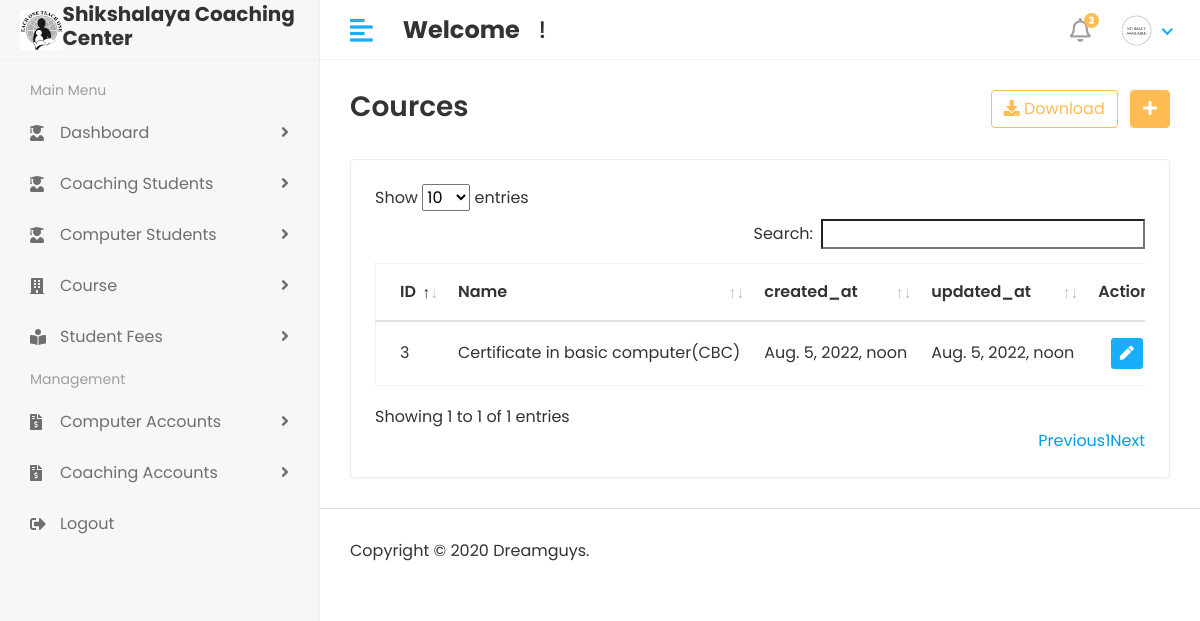
Page /Hod/Computer/Course/View (signed in) on the committed database.
### shikshalaya_computer_app/models.py (models this page shows, shortened)
class Computer_Course(models.Model):
    name = models.CharField(max_length=100)
    created_at = models.DateTimeField(auto_now_add=True)
    updated_at = models.DateTimeField(auto_now=True)

### student_management_system/Hod_views.py (the view)
# urls.py: path('Hod/Computer/Course/View', Hod_views.VIEW_COMPUTER_COURSE, name='view_computer_course'),
@login_required(login_url='/')
def VIEW_COMPUTER_COURSE(request):
    course = Computer_Course.objects.all()
    context = {
        'course': course
    }
    return render(request,'Hod/computer_course_view.html', context)

### templates/Hod/computer_course_view.html (shortened to what this page needs)
{% extends 'base.html' %}
{% block content %}
<div class="content container-fluid">
               <div class="page-header">
                  <div class="row align-items-center">
                     <div class="col">
                        <h3 class="page-title">Cources</h3>
                     </div>
                     <div class="col-auto text-right float-right ml-auto">
                        <a href="#" class="btn btn-outline-primary mr-2"><i class="fas fa-download"></i> Download</a>
                        <a href="add-student.html" class="btn btn-primary"><i class="fas fa-plus"></i></a>
                     </div>
                  </div>
               </div>
               <div class="row">
                  <div class="col-sm-12">
                     <div class="card card-table">
                        <div class="card-body">
                           <div class="table-responsive">
                              <table id="table_id" class="table table-hover table-center mb-0 ">
                                 <thead>
                                    <tr>
                                       <th>ID</th>
                                       <th>Name</th>
                                       <th>created_at</th>
                                       <th>updated_at</th>
                                       <th class="text-right">Action</th>
                                    </tr>
                                 </thead>
                                 <tbody>
                                 {% for i in course %}
                                    <tr>
                                       <td>{{i.id}}</td>
                                        <td>{{i.name}}</td>
                                        <td>{{i.created_at}}</td>
                                        <td>{{i.updated_at}}</td>
                                       <td class="text-right">
                                          <div class="actions">
                                             <a href="{% url 'edit_computer_course'  i.id  %}" class="btn btn-sm bg-success-light mr-2">
                                             <i class="fas fa-pen"></i>
                                             </a>
                                          </div>
                                       </td>
                                    </tr>
                                 {% endfor %}
                                 </tbody>
                              </table>
                           </div>
                        </div>
                     </div>
                  </div>
               </div>
            </div>
{% endblock %}

### static/assets/css/style.css (style rules this page uses)
html { height: 100%; }
body { background-color: #fff; color: #333; font-family: 'Poppins', sans-serif; font-size: 1rem; height: 100%; line-height: 1.5; overflow-x: hidden; }
h1, h2, h3, h4, h5, h6 { font-family: 'Poppins', sans-serif; margin-top: 0; }
.table { color: #333; max-width: 100%; margin-bottom: 0; width: 100%; }
.table.dataTable { border-collapse: collapse !important; border: 1px solid rgba(0, 0, 0, 0.05); }
.table thead tr th { font-weight: 600; }
.table tbody tr { border-bottom: 1px solid rgba(0, 0, 0, 0.05); }
.table.table-center td, .table.table-center th { vertical-align: middle; }
.card-table .card-body .table > thead > tr > th { border-top: 0; }
.card-table .card-body .table tr td:first-child, .card-table .card-body .table tr th:first-child { padding-left: 1.5rem; }
.card-table .card-body .table tr td:last-child, .card-table .card-body .table tr th:last-child { padding-right: 1.5rem; }
.card-table .table td, .card-table .table th { border-top: 1px solid #e2e5e8; padding: 1rem 0.75rem; white-space: nowrap; }
.btn-primary { background-color: #FFBC53; border: 1px solid #FFBC53; }
.btn-outline-primary { color: #FFBC53; border-color: #FFBC53; }
.card { border: 1px solid #ececf5; box-shadow: 0 1px 3px 0 rgba(0, 0, 0, 0.03); margin-bottom: 1.875rem; }
.card-body { padding: 1.5rem; }
.bg-success-light { background-color: #18aefa; color: #fff; }
.page-wrapper > .content { padding: 1.875rem 1.875rem 0; }
.page-header { margin-bottom: 1.875rem; }
.page-title { font-size: 28px; font-weight: 600; color: #333; margin-bottom: 5px; }

### rows in the picture
Computer_Course: id "3", name "Certificate in basic computer(CBC)", created_at "Aug. 5, 2022, noon", updated_at "Aug. 5, 2022, noon"
